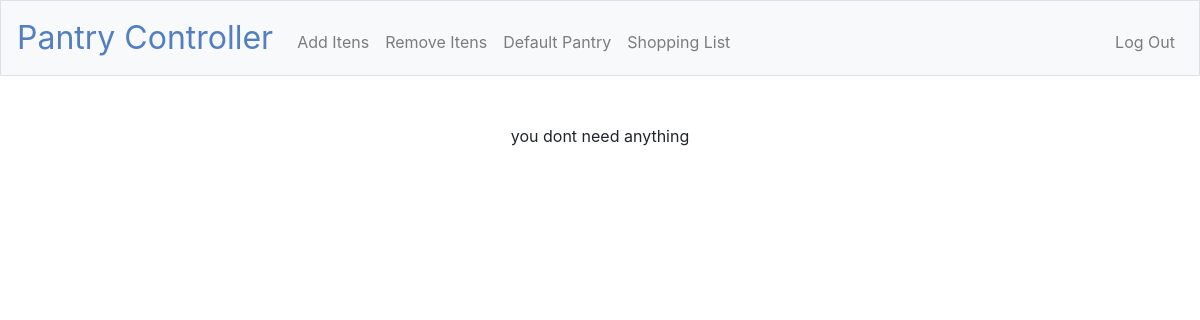
Page /shopping_list (signed in) on the earlier database version.
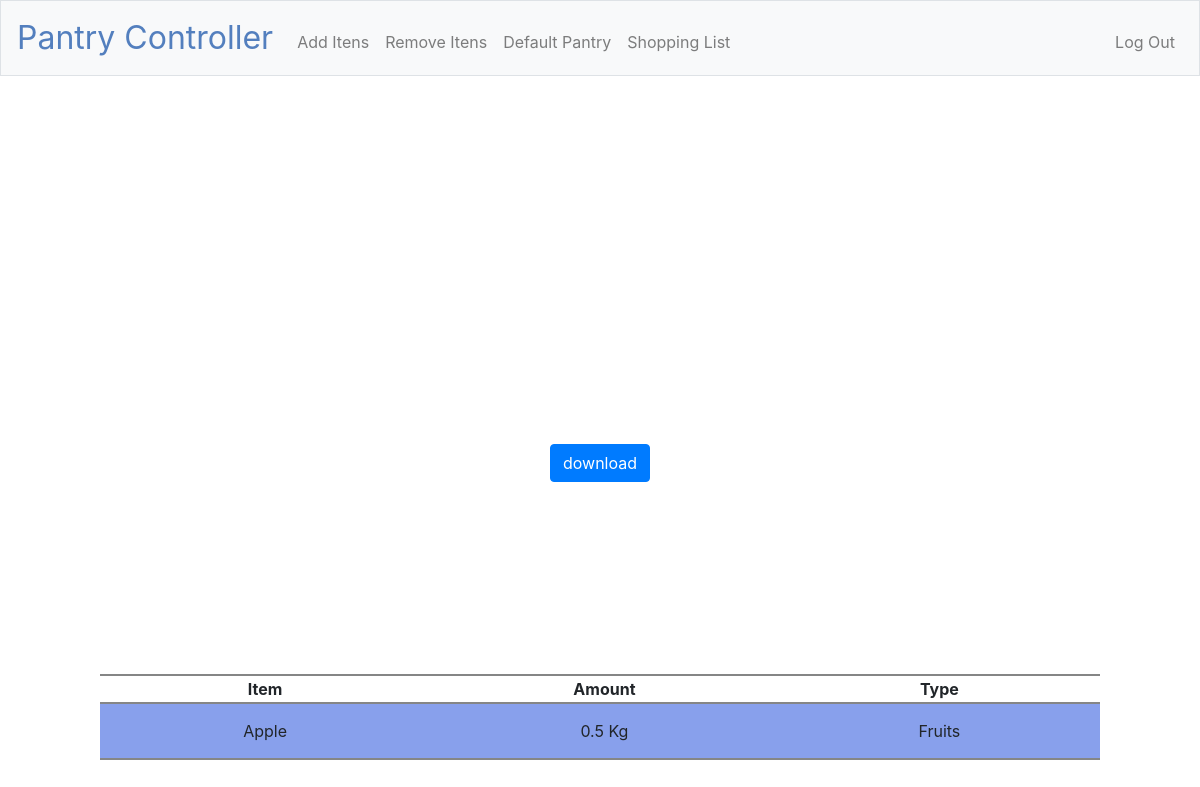
Same page on the later database version.
### tables this page shows
CREATE TABLE "default_pantry" ('user_id' integer NOT NULL, 'item' text NOT NULL, 'amount' integer NOT NULL, 'unit' text NOT NULL, 'type' text);

### application.py (the view)
@app.route("/shopping_list", methods=["GET"])
@login_required
def shopping_list():
    file = open("./static/client/Shopping List.csv", "w")
    writer = csv.writer(file)
    c_pantry = db.execute("SELECT item, amount, unit, type FROM itens WHERE user_id=?", session["user_id"])
    d_pantry = db.execute("SELECT item, amount, unit, type FROM default_pantry WHERE user_id=? ORDER BY type", session["user_id"])
    need_something = False
    full_list = []
    for d_product in d_pantry:
        s_list = []
        has = False
        for c_product in c_pantry:
            if c_product["item"] == d_product["item"]:
                has = True
                if c_product["amount"] < d_product["amount"]:
                    s_list.append(d_product["item"].title())
                    s_list.append(d_product["amount"] - c_product["amount"])
                    s_list.append(d_product["unit"])
                    s_list.append(d_product["type"])
                    need_something = True
                else:
                    continue
            else:
                continue
        if not has:
            for k, v in d_product.items():
                s_list.append(v)
                need_something = True
        if len(s_list) > 1:
            writer.writerow(s_list)
            full_list.append(s_list)
    file.close
    if request.method == "GET":
        if need_something:
            return render_template("shopping_list.html", full_list=full_list)
        else:
            return render_template("shopping_list.html", full_list="")

### application.py (called while the page is built)
@app.after_request
def after_request(response):
    response.headers["Cache-Control"] = "no-cache, no-store, must-revalidate"
    response.headers["Expires"] = 0
    response.headers["Pragma"] = "no-cache"
    return response

### helpers.py (called while the page is built)
def login_required(f):
    @wraps(f)
    def decorated_function(*args, **kwargs):
        if session.get("user_id") is None:
            return redirect("/login")
        return f(*args, **kwargs)
    return decorated_function

### templates/shopping_list.html (shortened to what this page needs)
{% extends "layout.html" %}
{% block main %}
    <div class="container-fluid">
        {% if full_list != ""%}
            <div class="row justify-content-center" id="spacer">
                <form action="/list_download" method="post">
                        <button class="btn btn-primary" type="submit">download</button>
                </form>
            </div>
            <div id="index_table" class="row justify-content-center">
                <table>
                    <tr>
                        <th>Item</th>
                        <th>Amount</th>
                        <th>Type</th>
                    </tr>
                    <tr>
                        {% for row in full_list %}
                            <tr>
                                <td>{{row[0]}}</td>
                                <td>{{row[1]}} {{row[2]}}</td>
                                <td>{{row[3]}}</td>
                            </tr>
                        {% endfor %}
                    </tr>
                </table>
            </div>
        {% endif %}
        {% if full_list == "" %}
            <p>you dont need anything</p>
        {% endif %}
    </div>
{% endblock %}

Differences in the rows shown:
added default_pantry: item "Apple", row "0.5", unit "Kg", type "Fruits"
Other differences:
text no longer shown: "you dont need anything"
text now shown: "download Item Amount Type"
